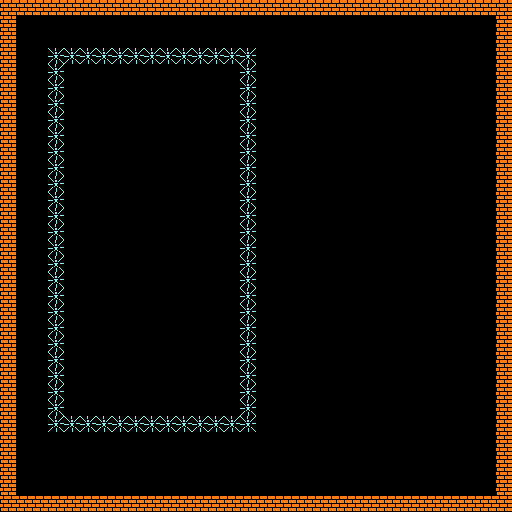

A 2D game scene composited from a Tiled map and its tileset images. What follows is a short description and the map's XML, with each tile layer's data collapsed to a summary:
An orthogonal 32x32 tile map with 16x16 px tiles, 1 tile layer (GameplayLayer).

<map version="1.5" tiledversion="1.5.0" orientation="orthogonal" renderorder="right-down" width="32" height="32" tilewidth="16" tileheight="16" infinite="0" nextlayerid="2" nextobjectid="1">
 <tileset firstgid="1" source="../../StandardTileset.tsx" />
 <layer id="1" name="GameplayLayer" width="32" height="32" tintcolor="#ffffff">
  <data>[1024 cells, 194 non-empty, 2 distinct tile ids]</data>
 </layer>
</map>
